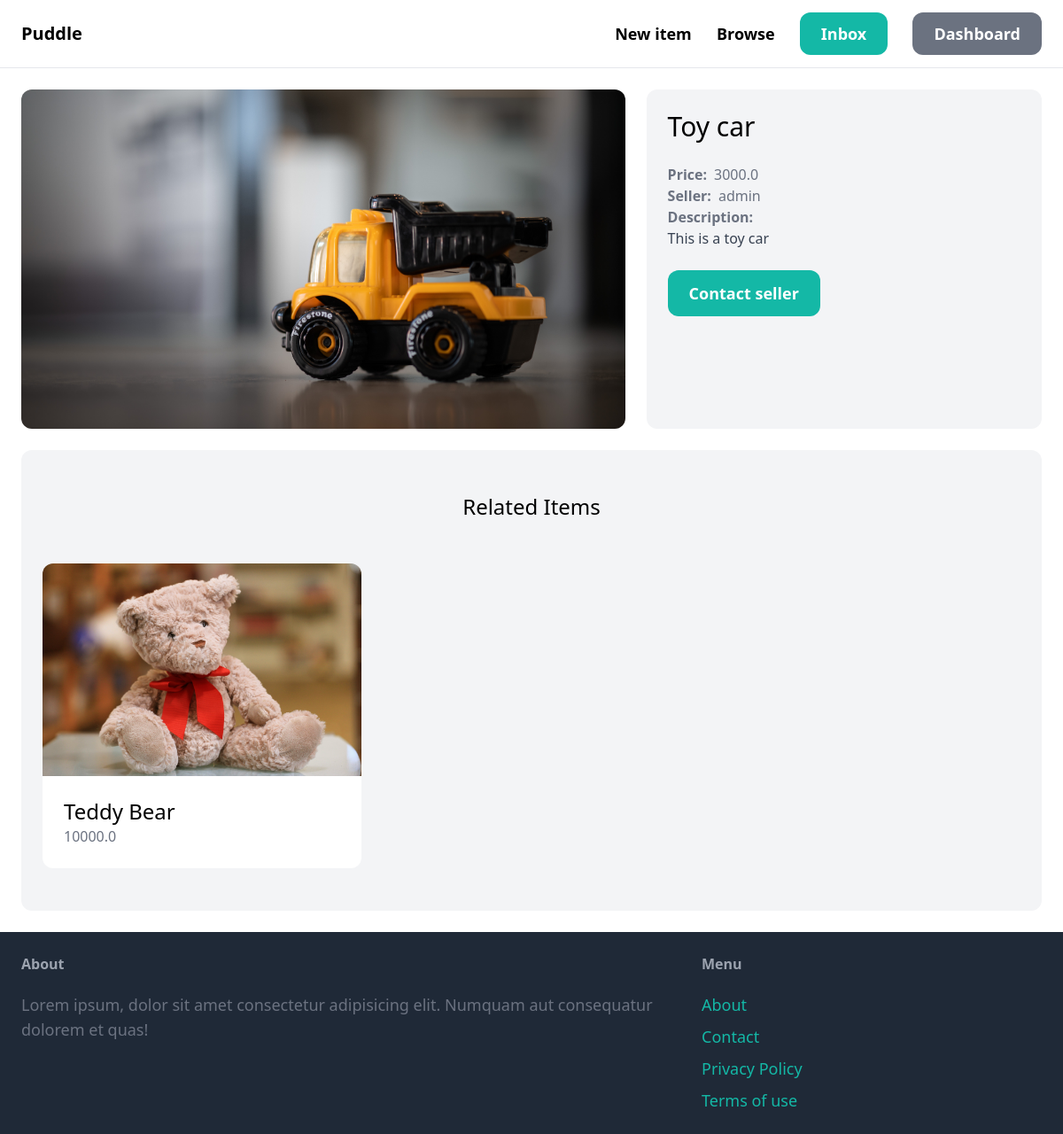
Page /items/3/ (signed in) on the committed database.
### item/models.py (models this page shows, shortened)
class Item(models.Model):
  name = models.CharField(max_length=255)
  description = models.TextField(blank=True,null=True)
  price = models.FloatField()
  image = models.ImageField(upload_to='item_images',blank=True,null=True)
  is_sold = models.BooleanField(default=False)
  created_at= models.DateTimeField(auto_now_add=True)
  created_by = models.ForeignKey(User,related_name="items",on_delete=models.CASCADE)
  category = models.ForeignKey(Category,related_name="items",on_delete=models.CASCADE)

### item/views.py (the view)
# urls.py: path("<int:pk>/",views.detail,name="detail"),
def detail(request,pk):
    item = get_object_or_404(Item,pk=pk)
    related_items = Item.objects.filter(category=item.category,is_sold=False).exclude(pk=pk)[0:3]
    return render(request,'item/detail.html',{
        'item':item,
        'related_items':related_items,
    })

### item/templates/item/detail.html (shortened to what this page needs)
{% extends "core/base.html" %}
{% block content %}
  <div class="grid grid-cols-5 gap-6">
    <div class="col-span-3 ">
      <img src="{{ item.image.url }}" alt="{{ item.name }}" class="rounded-xl">
    </div>
    <div class="col-span-2 p-6 bg-gray-100 rounded-xl">
      <h1 class="mb-6 text-3xl">{{ item.name }}</h1>
      <p class="text-gray-500">
        <strong class="pr-2">Price:</strong>{{ item.price }}
      </p>
      <p class="text-gray-500">
        <strong class="pr-2">Seller:</strong>{{ item.created_by.username }}
      </p>
      {% if item.description %}
        <p class="text-gray-700">
          <strong class="text-gray-500">Description:</strong>
          <br>
          {{ item.description }}
        </p>
      {% endif %}
      <a href="#"
         class="inline-block mt-6 px-6 py-3 text-lg font-semibold bg-teal-500 text-white rounded-xl hover:bg-teal-700">
        Contact seller
      </a>
    </div>
  </div>
  {% if related_items|length > 0 %}
    <div class="mt-6 px-6 py-12 bg-gray-100 rounded-xl">
      <h2 class="mb-12 text-2xl text-center">Related Items</h2>
      <div class="grid grid-cols-3 gap-3">
        {% for item in related_items %}
          <div>
            <a href="{% url 'item:detail' item.id %}">
              <div>
                <img src="{{ item.image.url }}" alt="{{ item.name }}" class="rounded-t-xl">
              </div>
              <div class="p-6 bg-white rounded-b-xl">
                <h2 class="text-2xl">{{ item.name }}</h2>
                <p class="text-gray-500">{{ item.price }}</p>
              </div>
            </a>
          </div>
        {% endfor %}
      </div>
    </div>
  {% endif %}
{% endblock content %}

### rows in the picture
Item: image (picture), name "Toy car", price "3000.0", created_by.username "admin", description "This is a toy car"
Item: image (picture), name "Teddy Bear", price "10000.0"
